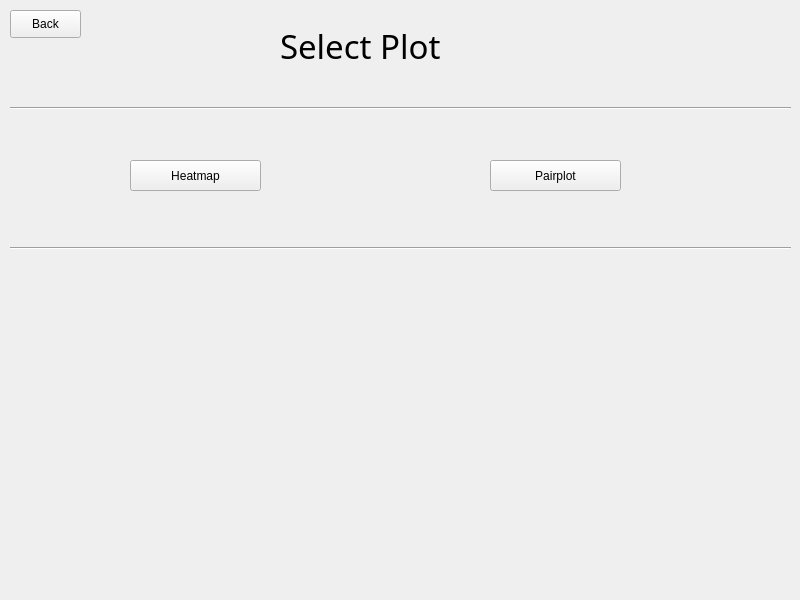
<?xml version="1.0" encoding="UTF-8"?>
<ui version="4.0">
 <class>MainWindow</class>
 <widget class="QMainWindow" name="MainWindow">
  <property name="geometry">
   <rect>
    <x>0</x>
    <y>0</y>
    <width>800</width>
    <height>600</height>
   </rect>
  </property>
  <property name="windowTitle">
   <string>MainWindow</string>
  </property>
  <widget class="QWidget" name="centralwidget">
   <widget class="QLabel" name="label">
    <property name="geometry">
     <rect>
      <x>280</x>
      <y>10</y>
      <width>221</width>
      <height>71</height>
     </rect>
    </property>
    <property name="font">
     <font>
      <family>Book Antiqua</family>
      <pointsize>25</pointsize>
     </font>
    </property>
    <property name="text">
     <string>Select Plot</string>
    </property>
   </widget>
   <widget class="QPushButton" name="heatmap">
    <property name="geometry">
     <rect>
      <x>130</x>
      <y>160</y>
      <width>131</width>
      <height>31</height>
     </rect>
    </property>
    <property name="text">
     <string>Heatmap</string>
    </property>
   </widget>
   <widget class="QPushButton" name="pairplot">
    <property name="geometry">
     <rect>
      <x>490</x>
      <y>160</y>
      <width>131</width>
      <height>31</height>
     </rect>
    </property>
    <property name="text">
     <string>Pairplot</string>
    </property>
   </widget>
   <widget class="Line" name="line">
    <property name="geometry">
     <rect>
      <x>10</x>
      <y>100</y>
      <width>781</width>
      <height>16</height>
     </rect>
    </property>
    <property name="orientation">
     <enum>Qt::Horizontal</enum>
    </property>
   </widget>
   <widget class="Line" name="line_2">
    <property name="geometry">
     <rect>
      <x>10</x>
      <y>240</y>
      <width>781</width>
      <height>16</height>
     </rect>
    </property>
    <property name="orientation">
     <enum>Qt::Horizontal</enum>
    </property>
   </widget>
   <widget class="QPushButton" name="back">
    <property name="geometry">
     <rect>
      <x>10</x>
      <y>10</y>
      <width>71</width>
      <height>28</height>
     </rect>
    </property>
    <property name="text">
     <string>Back</string>
    </property>
   </widget>
  </widget>
 </widget>
 <resources/>
 <connections/>
</ui>
